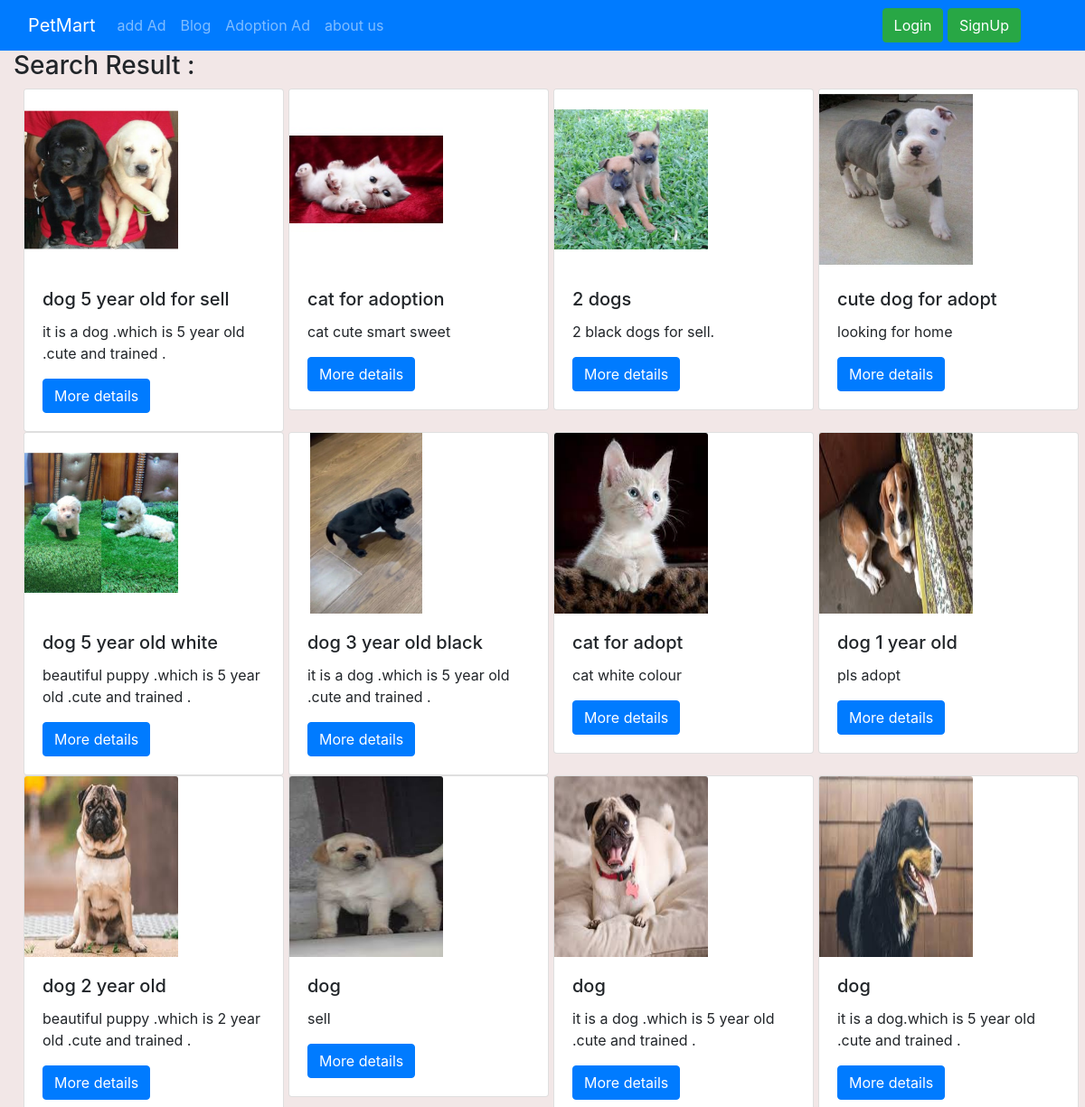
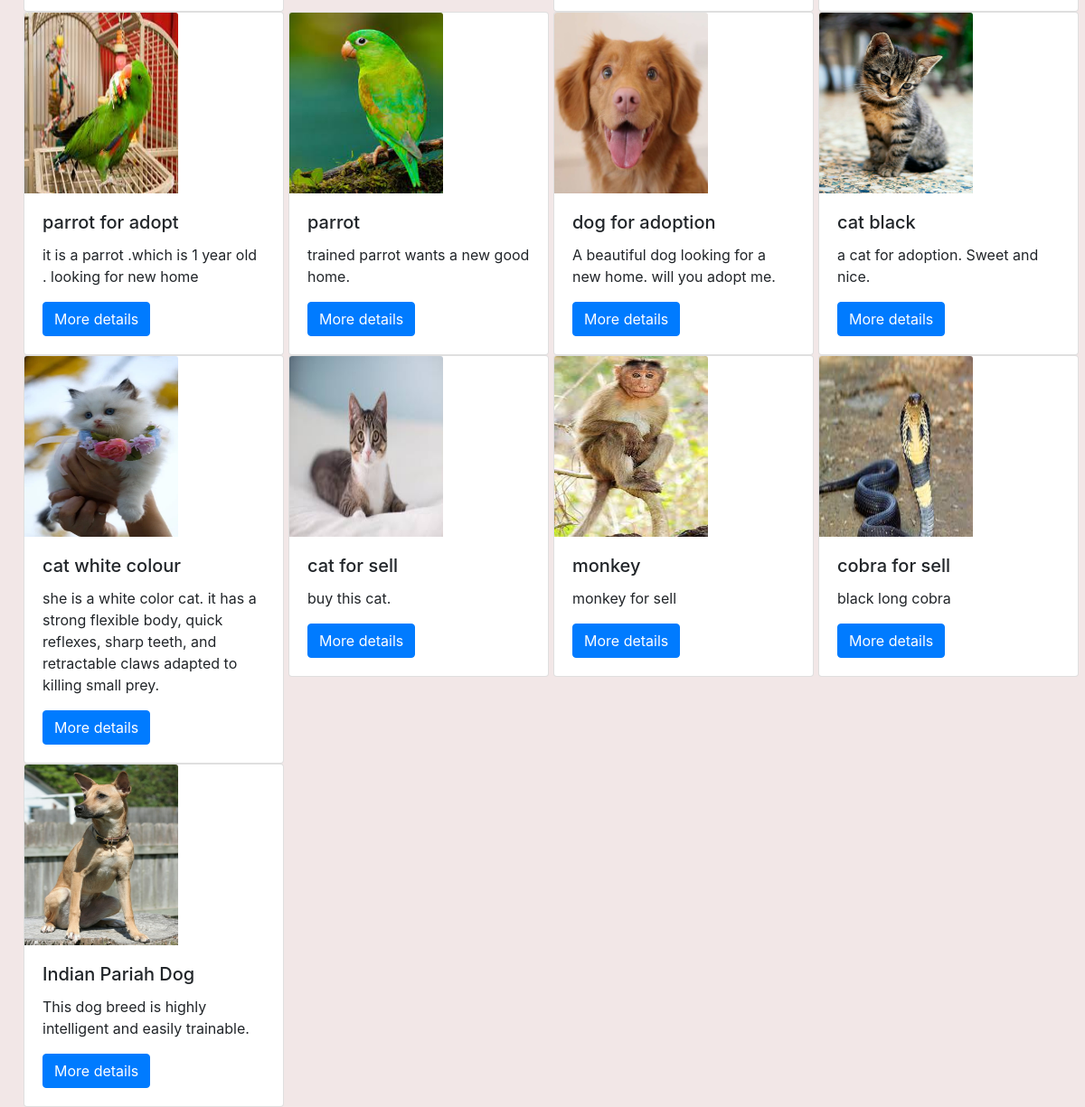
Page /shop/search/ on the committed database (2 pictures, top to bottom).
### shop/models.py (models this page shows)
class Adds(models.Model):
    addId=models.AutoField
    adType=models.CharField(max_length=20,default="")
    addName=models.CharField(max_length=50,default="")
    petCatgory=models.CharField(max_length=50,default="")
    addDescription=models.CharField(max_length=300,default="")
    userId=models.IntegerField()
    pno=models.CharField(max_length=12,default="")
    state=models.CharField(max_length=50,default="")
    city=models.CharField(max_length=50,default="")
    price=models.IntegerField(default=0)
    pub_date=models.DateField(auto_now_add=True)
    image=models.ImageField(upload_to="shop/images/",default="")
    def __str__(self):
        return self.addName

### shop/views.py (the view)
# urls.py: path("search/",views.search,name="search"),
def search(request):
    ads= Adds.objects.all()
    if request.method=="GET":
        st=request.GET.get('search')
        if st!=None:
            ads= Adds.objects.filter(addName__icontains=st,petCatgory__icontains=st)
    print(ads)
    params={"searchAdd":ads}
    print(params)
    return render(request, 'shop/search.html', params)

### shop/templates/shop/search.html (shortened to what this page needs)
{% extends 'shop/base.html' %}
{% block body %}
<div class="container-fluid">
  <h3>Search Result :</h3>
  {% for i in searchAdd %}
<div class="col-xs-3 col-sm-3 col-md-3 ">
    <div class="card" style="width: 18rem;">
      <img src='/media/{{i.image}}' class="card-img-top" alt="...">
      <div class="card-body">
        <h5 class="card-title">{{i.addName}}</h5>
        <p class="card-text">{{i.addDescription}}</p>
        <a href="/shop/adview/{{i.id}}">
        <button id="vd{{i.id}}" class="btn btn-primary cart">More details</button>
        </a>
      </div>
    </div>
</div>
{% empty %}
No data found
{% endfor %}
</div>
{% endblock %}

### rows in the picture
Adds: image (picture), addName "dog 5 year old for sell", addDescription "it is a dog .which is 5 year old .cute and trained ."
Adds: image (picture), addName "cat for adoption", addDescription "cat cute smart sweet"
Adds: image (picture), addName "2 dogs", addDescription "2 black dogs for sell."
Adds: image (picture), addName "cute dog for adopt", addDescription "looking for home"
Adds: image (picture), addName "dog 5 year old white", addDescription "beautiful puppy .which is 5 year old .cute and trained ."
Adds: image (picture), addName "dog 3 year old black", addDescription "it is a dog .which is 5 year old .cute and trained ."
Adds: image (picture), addName "cat for adopt", addDescription "cat white colour"
Adds: image (picture), addName "dog 1 year old", addDescription "pls adopt"
Adds: image (picture), addName "dog 2 year old", addDescription "beautiful puppy .which is 2 year old .cute and trained ."
Adds: image (picture), addName "dog", addDescription "sell"
Adds: image (picture), addName "dog", addDescription "it is a dog .which is 5 year old .cute and trained ."
Adds: image (picture), addName "dog", addDescription "it is a dog.which is 5 year old .cute and trained ."
Adds: image (picture), addName "parrot for adopt", addDescription "it is a parrot .which is 1 year old . looking for new home"
Adds: image (picture), addName "parrot", addDescription "trained parrot wants a new good home."
Adds: image (picture), addName "dog for adoption", addDescription "A beautiful dog looking for a new home. will you adopt me."
Adds: image (picture), addName "cat black", addDescription "a cat for adoption. Sweet and nice."
Adds: image (picture), addName "cat white colour", addDescription "she is a white color cat. it has a strong flexible body, quick reflexes, sharp teeth, and retractable claws adapted to killing small prey."
Adds: image (picture), addName "cat for sell", addDescription "buy this cat."
Adds: image (picture), addName "monkey", addDescription "monkey for sell"
Adds: image (picture), addName "cobra for sell", addDescription "black long cobra"
Adds: image (picture), addName "Indian Pariah Dog", addDescription "This dog breed is highly intelligent and easily trainable."
